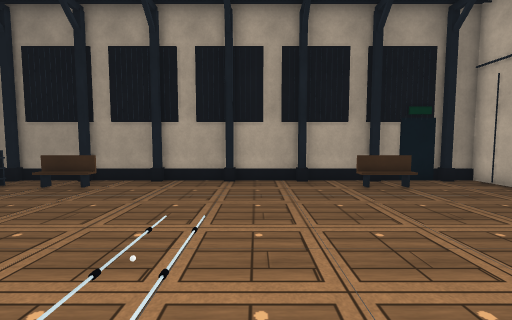
view 1 (above)

12 first-person views from a walk through a scene from a Unity 3-D project. The camera is 1.5 m above the floor, tilts 4° down and sees 90° across. The floor is counted in squares, 1 m on a side. Each view is taken from the middle of a square. On the plan, view 1 faces up. The plan holds only what a view shows up to about 13 squares ahead; the rest is blank. The player character is not drawn. Surface patterns are stand-ins for the level's own textures.

view 2
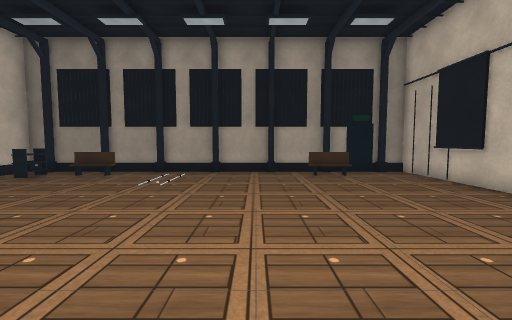

view 3
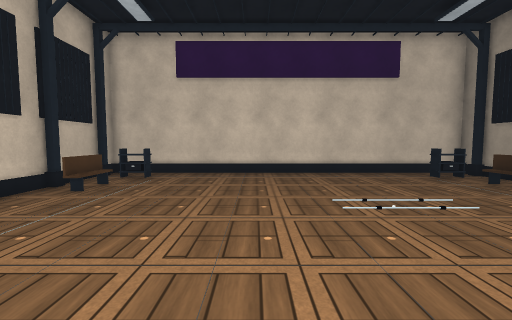

view 4
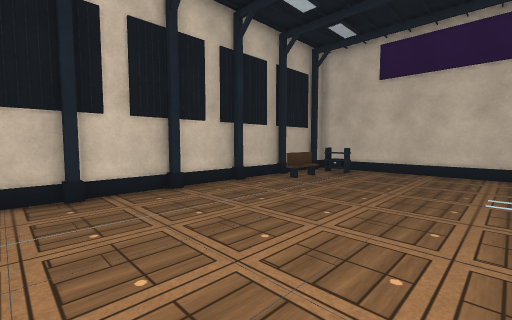

view 5
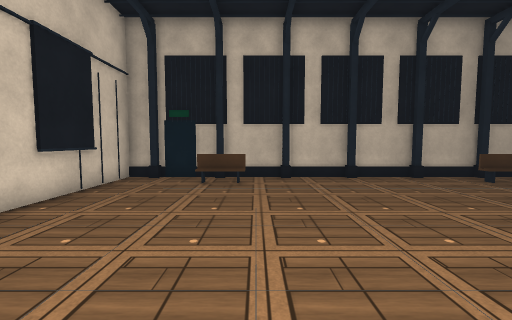

view 6
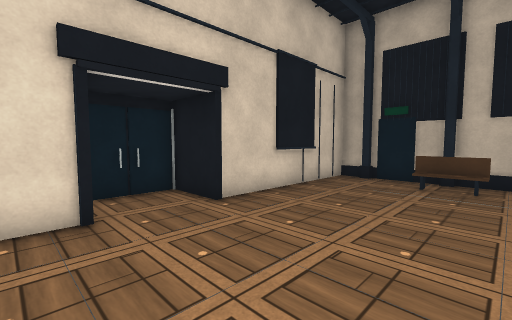

view 7
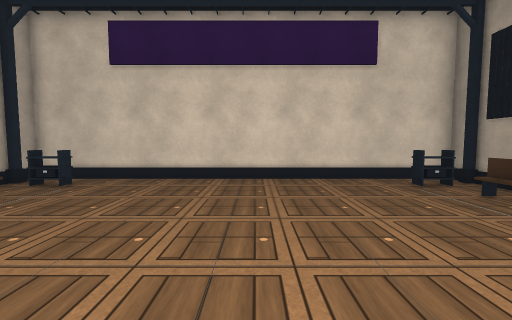

view 8
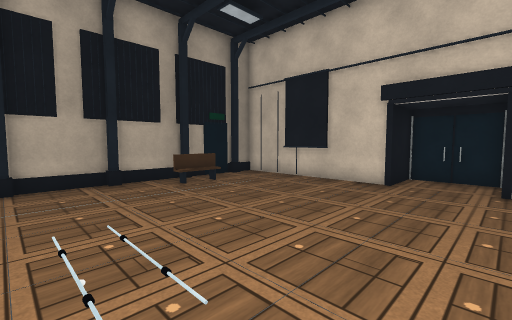

view 9
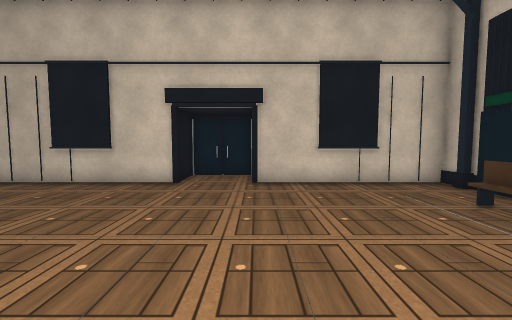

view 10
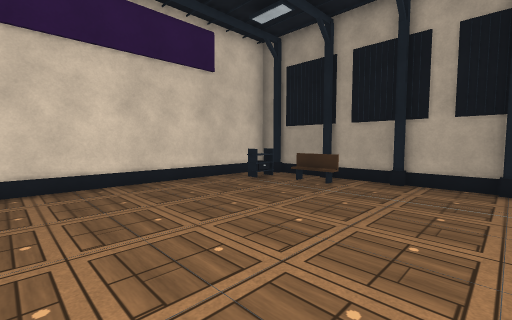

view 11
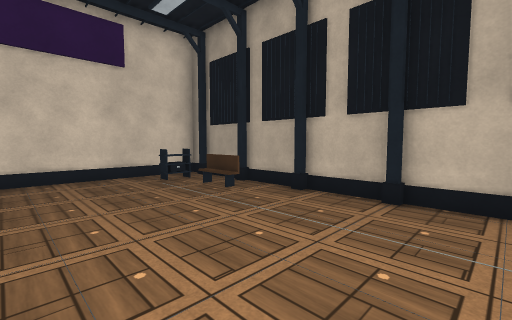

view 12
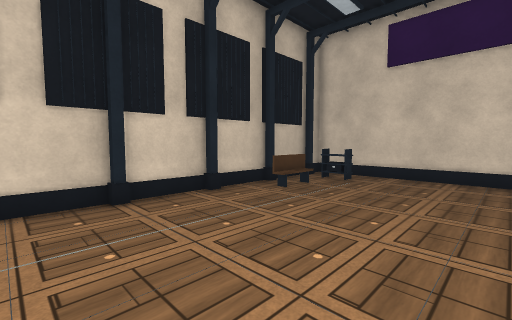

### Floor plan
Points are (right, up) in squares from view 1. A wall is a line through its corners. A room is listed if a view was taken in it or the views show most of it. See-through windows are left out.
Room 1 (views 1, 2, 3, 4, 5, 6, 7, 8, 9, 10, 11, 12)
walls: (-0.8, 9.6) (-1.2, 9.6); (-1.1, 9.9) (-3.6, 9.9); (-3.6, 9.6) (-4, 9.6); (2, 9.6) (1.5, 9.6); (1.8, 9.9) (-0.9, 9.9); (-3.9, 9.9) (-6.5, 9.9); (-1.2, -6.6) (-0.8, -6.6); (-1, -6.9) (1.6, -6.9); (1.5, -6.6) (2, -6.6); (-4, -6.6) (-3.5, -6.6); (-6.2, 9.6) (-6.8, 9.6); (-3.8, -6.9) (-1.1, -6.9); (1.8, -6.9) (4.4, -6.9); (4.8, 9.6) (4.2, 9.6); (4.5, 9.9) (1.9, 9.9); (-6.8, 9.9) (-9.1, 9.9); (-8.5, 8.6) (-9.1, 8.6); (4.2, -6.6) (4.8, -6.6); (-8.5, 8.8) (-8.5, 7.6) (-9.1, 7.6); (-6.8, -6.6) (-6.2, -6.6); (-9.1, -4.6) (-8.5, -4.6) (-8.5, -5.8); (-6.5, -6.9) (-4, -6.9); (4.6, -6.9) (7.1, -6.9); (-9.1, -5.6) (-8.5, -5.6); (-9.1, 9.6) (-9.5, 9.6); (7.2, 9.9) (4.6, 9.9); (7.5, 9.6) (7, 9.6); (-9.5, 9.9) (-10.4, 9.9) (-10.4, -6.9) (-9.6, -6.9); (7.1, -6.6) (7.5, -6.6); (-9.5, -6.6) (-9, -6.6); (-9.2, -6.9) (-6.9, -6.9); (8.4, -6.9) (8.4, 0.1) (10.5, 0.1) (10.5, 2.8) (8.4, 2.8) (8.4, 9.9)
objects: other object (-1, 1) to (-1, 2)

Where each view was taken, in squares from view 1:
view 1: 0 up, 0 right, facing up
view 2: 3 down, 1 right, facing up
view 3: 0 up, 2 right, facing left
view 4: 1 up, 3 right, facing down-left
view 5: 4 up, 3 right, facing down
view 6: 4 up, 3 right, facing down-right
view 7: 2 up, 0 right, facing left
view 8: 0 up, 1 left, facing up-right
view 9: 0 up, 1 left, facing right
view 10: 0 up, 1 left, facing up-left
view 11: 3 up, 1 right, facing up-left
view 12: 0 up, 1 right, facing down-left
